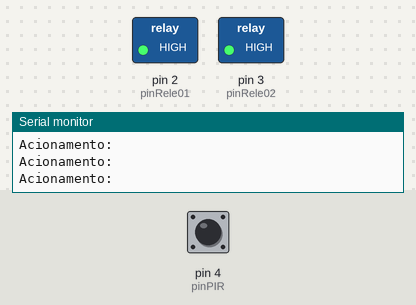
A sketch run on a simulated Arduino Uno, built with avr-gcc and run on an emulated ATmega328P. Shown: switched loads named in the sketch (green lamp = pin HIGH), the last lines printed to the serial monitor. The test bench sets the inputs (shaded band); at power-on: pin 4 (pinPIR) LOW.

Above: at 1.8 s.
1.9 s: pin 4 (pinPIR) driven HIGH
At 2.9 s:
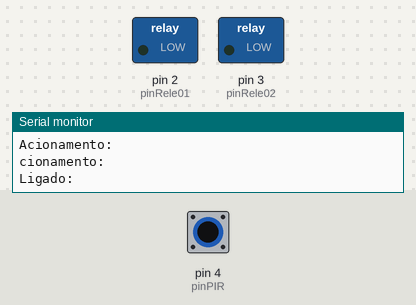
5.0 s: pin 4 (pinPIR) pulsed HIGH 5 times (0.12 s each, 0.3 s apart)
Timing chart, 0 to 8.0 s (numbered marks = the images above; inputs shaded):
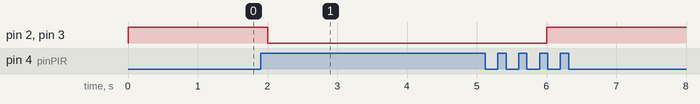

Measured:
- after the input at 1.9 s, pin 2 (pinRele01), pin 3 (pinRele02): HIGH → LOW after 0.10 s

The sketch:

configReleMecanico.ino
```cpp
const int pinRele01 = 2;
const int pinRele02 = 3;
const int pinPIR = 4;

boolean ligado = false;
int acionamento;

void setup() {
  pinMode(pinRele01, OUTPUT);
  pinMode(pinRele02, OUTPUT);
  pinMode(pinPIR, INPUT);
  Serial.begin(9600);

  // Desligando os equipamentos
  digitalWrite(pinRele01, HIGH);
  digitalWrite(pinRele02, HIGH);
}

void loop() {

  acionamento = digitalRead(pinPIR);
  Serial.println("Acionamento:" + acionamento);

  if(acionamento != LOW){
    if(!ligado){
      Serial.println("Ligado:");
      digitalWrite(pinRele01, LOW);
      digitalWrite(pinRele02, LOW);
      ligado = true;
    }else{
      Serial.println("Desligado:");
      digitalWrite(pinRele01, HIGH);
      digitalWrite(pinRele02, HIGH);
      ligado = false;
    }
    delay(3000);
  }
  delay(500);
}
```
